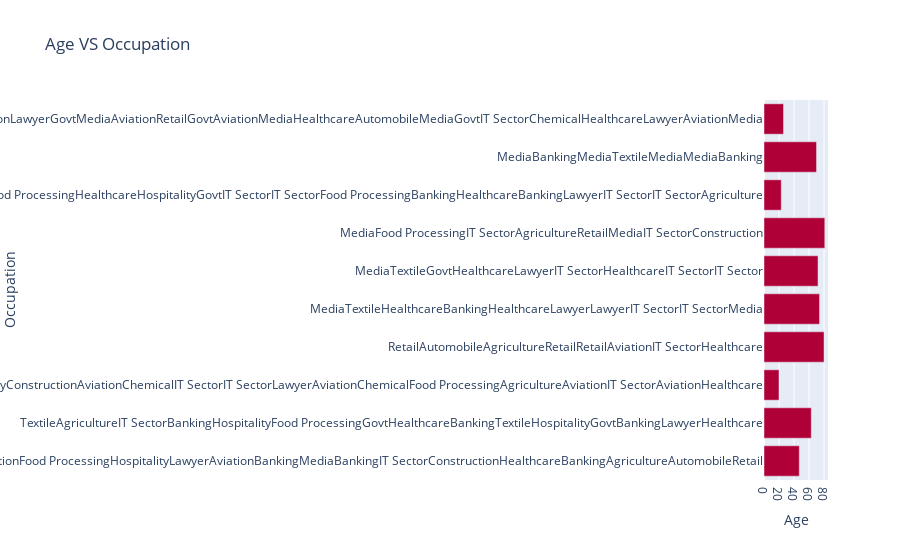

The cell this chart's notebook holds for it:
### Code cell
age_occup = (
    df.groupby("Age")["Occupation"].sum().sort_values(ascending=False).head(10).reset_index())

fig = px.bar(
    age_occup,x="Age",y="Occupation",title="Age VS Occupation",color_discrete_sequence=px.colors.qualitative.Dark24_r)

fig.show()

### Figure 1 — Plotly figure (JSON) as saved in the notebook; plotly's stock layout.template omitted (floating-point values rounded to 4 significant figures)
{"data": [{"hovertemplate": "Age=%{x}<br>Occupation=%{y}<extra></extra>", "legendgroup": "", "marker": {"color": "#AF0038", "pattern": {"shape": ""}}, "name": "", "orientation": "h", "showlegend": false, "textposition": "auto", "type": "bar", "x": [47, 63, 20, 80, 74, 72, 81, 23, 70, 26], "xaxis": "x", "y": ["TextileRetailIT SectorBankingAutomobileHospitalityAviationIT SectorAutomobileAgricultureRetailBankingIT SectorAviationRetailGovtGovtLawyerGovtIT SectorGovtAutomobileIT SectorIT SectorHealthcareLawyerLawyerRetailIT SectorMediaAutomobileConstructionAutomobileAviationChemicalBankingBankingBankingMediaIT SectorGovtRetailHealthcareHealthcareLawyerIT SectorLawyerIT SectorAviationIT SectorHealthcareHospitalityHealthcareAviationBankingAviationHospitalityLawyerAgricultureAgricultureAutomobileMediaAutomobileHospitalityAviationHealthcareGovtAutomobileRetailBankingLawyerConstructionHospitalityHospitalityIT SectorConstructionMediaBankingAutomobileIT SectorChemicalHealthcareHealthcareHospitalityBankingChemicalMediaBankingAutomobileBankingIT SectorIT SectorIT SectorBankingRetailHealthcareRetailIT SectorHospitalityBankingAutomobileAviationChemicalHospitalityHealthcareHospitalityTextileMediaBankingMediaConstructionIT SectorConstructionHospitalityChemicalConstructionIT SectorHospitalityHospitalityAviationIT SectorMediaLawyerAviationAviationBankingHospitalityAviationHealthcareBankingIT SectorAgricultureRetailAviationAviationAutomobileHospitalityHealthcareHealthcareGovtHealthcareAviationRetailBankingAviationIT SectorIT SectorIT SectorRetailIT SectorGovtIT SectorHealthcareRetailLawyerBankingFood ProcessingMediaLawyerAviationLawyerHealthcareIT SectorGovtMediaMediaAviationHealthcareAutomobileIT SectorAviationMediaRetailRetailBankingIT SectorConstructionIT SectorHealthcareIT SectorIT SectorAviationConstructionHealthcareGovtRetailHospitalityLawyerBankingHealthcareHospitalityGovtRetailGovtIT SectorAviationFood ProcessingHospitalityLawyerAviationBankingMediaBankingIT SectorConstructionHealthcareBankingAgricultureAutomobileRetail", "TextileAgricultureIT SectorBankingHospitalityFood ProcessingGovtHealthcareBankingTextileHospitalityGovtBankingLawyerHealthcare", "RetailIT SectorAviationMediaConstructionHealthcareHealthcareAviationHealthcareIT SectorFood ProcessingBankingFood ProcessingHealthcareMediaHealthcareTextileFood ProcessingGovtHealthcareIT SectorLawyerFood ProcessingIT SectorHospitalityFood ProcessingAviationTextileGovtIT SectorGovtIT SectorBankingRetailHealthcareHealthcareHealthcareChemicalIT SectorHospitalityAutomobileBankingAviationHealthcareTextileHospitalityChemicalHealthcareLawyerGovtIT SectorGovtGovtAviationIT SectorGovtHealthcareHospitalityLawyerBankingAviationAviationGovtIT SectorTextileIT SectorBankingAviationAviationHospitalityChemicalHospitalityHealthcareIT SectorHospitalityAgricultureAutomobileIT SectorChemicalRetailBankingBankingRetailAviationBankingAgricultureIT SectorHealthcareGovtHealthcareAgricultureMediaHospitalityAviationAviationGovtGovtMediaBankingBankingAviationRetailTextileTextileAgricultureIT SectorAutomobileChemicalAviationAgricultureHospitalityGovtMediaAutomobileGovtHealthcareMediaIT SectorTextileBankingMediaHospitalityBankingBankingChemicalAviationAviationHealthcareAutomobileGovtAviationAutomobileLawyerLawyerLawyerHospitalityMediaLawyerHospitalityBankingBankingHealthcareTextileHealthcareTextileTextileAutomobileHealthcareIT SectorLawyerAutomobileAutomobileHealthcareConstructionTextileGovtGovtMediaConstructionIT SectorHealthcareHealthcareAviationHealthcareGovtRetailRetailBankingIT SectorHospitalityHealthcareTextileGovtIT SectorAviationHealthcareChemicalHealthcareHealthcareAgricultureAutomobileIT SectorAviationAutomobileAutomobileAgricultureAviationAutomobileRetailRetailIT SectorChemicalGovtGovtAutomobileAgricultureHealthcareAviationBankingGovtAgricultureIT SectorAviationBankingBankingAviationBankingIT SectorAviationIT SectorHealthcareHealthcareHealthcareChemicalFood ProcessingRetailGovtIT SectorAgricultureHealthcareChemicalLawyerAviationRetailHospitalityIT SectorLawyerAviationConstructionRetailAviationAviationLawyerHealthcareBankingAviationTextileHospitalityConstructionAviationChemicalIT SectorIT SectorLawyerAviationChemicalFood ProcessingAgricultureAviationIT SectorAviationHealthcare", "RetailAutomobileAgricultureRetailRetailAviationIT SectorHealthcare", "MediaTextileHealthcareBankingHealthcareLawyerLawyerIT SectorIT SectorMedia", "MediaTextileGovtHealthcareLawyerIT SectorHealthcareIT SectorIT Sector", "MediaFood ProcessingIT SectorAgricultureRetailMediaIT SectorConstruction", "MediaConstructionHospitalityHealthcareBankingBankingHealthcareHealthcareHealthcareHealthcareIT SectorIT SectorChemicalLawyerRetailBankingGovtIT SectorMediaAutomobileGovtAutomobileHealthcareRetailChemicalAviationChemicalRetailAutomobileIT SectorAviationBankingAutomobileChemicalAviationBankingGovtHealthcareIT SectorTextileGovtAviationHealthcareHospitalityAutomobileMediaGovtHospitalityFood ProcessingAviationGovtTextileHealthcareChemicalAutomobileBankingGovtLawyerIT SectorBankingConstructionHospitalityAviationAviationHospitalityBankingAviationTextileIT SectorIT SectorIT SectorGovtChemicalHealthcareIT SectorAutomobileIT SectorHospitalityTextileGovtIT SectorIT SectorAviationRetailGovtAutomobileTextileGovtHospitalityRetailHospitalityChemicalAutomobileAutomobileHealthcareIT SectorHospitalityIT SectorAviationAviationGovtAviationGovtIT SectorAutomobileHealthcareAviationAviationAviationBankingGovtChemicalChemicalBankingChemicalHealthcareHospitalityGovtConstructionBankingHealthcareFood ProcessingHealthcareBankingGovtHealthcareBankingLawyerFood ProcessingAutomobileBankingBankingHealthcareGovtTextileBankingIT SectorAutomobileBankingMediaAviationHealthcareHospitalityHospitalityBankingAviationHealthcareFood ProcessingHealthcareGovtIT SectorHealthcareTextileHealthcareAviationIT SectorIT SectorHospitalityChemicalAutomobileGovtBankingTextileChemicalGovtGovtHealthcareMediaBankingBankingGovtTextileAviationAviationRetailRetailGovtBankingFood ProcessingLawyerIT SectorConstructionLawyerMediaBankingAgricultureMediaHealthcareAgricultureMediaRetailAutomobileLawyerHealthcareConstructionIT SectorAviationGovtAutomobileAviationAviationAgricultureHealthcareAviationHealthcareAviationFood ProcessingIT SectorAviationGovtGovtTextileIT SectorAutomobileIT SectorTextileHealthcareAutomobileConstructionFood ProcessingHealthcareHospitalityGovtIT SectorIT SectorFood ProcessingBankingHealthcareBankingLawyerIT SectorIT SectorAgriculture", "MediaBankingMediaTextileMediaMediaBanking", "MediaAutomobileHospitalityIT SectorBankingRetailChemicalIT SectorChemicalChemicalAviationAviationBankingHospitalityHealthcareMediaConstructionMediaBankingHospitalityIT SectorIT SectorHospitalityFood ProcessingChemicalAutomobileChemicalAviationFood ProcessingChemicalIT SectorMediaMediaGovtHealthcareIT SectorIT SectorHealthcareAviationHealthcareAviationHospitalityBankingBankingAutomobileRetailBankingAviationHealthcareAviationAgricultureRetailFood ProcessingAviationHealthcareHealthcareGovtIT SectorBankingChemicalFood ProcessingGovtConstructionLawyerGovtAviationIT SectorHealthcareRetailHealthcareRetailHealthcareMediaHealthcareGovtAviationAutomobileChemicalGovtBankingAviationHealthcareRetailAviationConstructionAviationIT SectorAviationRetailHealthcareConstructionAviationGovtIT SectorConstructionBankingAviationGovtAutomobileAviationMediaAviationAviationChemicalIT SectorHospitalityConstructionLawyerHospitalityIT SectorTextileGovtGovtIT SectorAviationAviationHealthcareLawyerAutomobileRetailAviationHealthcareGovtAutomobileHealthcareHospitalityIT SectorIT SectorIT SectorConstructionChemicalAviationGovtTextileAviationMediaIT SectorAviationIT SectorIT SectorHealthcareHealthcareAutomobileGovtIT SectorGovtAgricultureTextileFood ProcessingMediaAutomobileGovtAviationGovtBankingAviationGovtAutomobileHealthcareMediaLawyerBankingGovtGovtGovtHospitalityAgricultureGovtGovtMediaAutomobileTextileAviationConstructionHealthcareHealthcareFood ProcessingGovtIT SectorMediaAutomobileAutomobileIT SectorIT SectorLawyerHealthcareGovtHospitalityMediaLawyerAviationGovtHealthcareHealthcareBankingAviationConstructionFood ProcessingChemicalHospitalityFood ProcessingIT SectorLawyerHealthcareIT SectorTextileHospitalityFood ProcessingFood ProcessingIT SectorBankingHealthcareAviationLawyerHealthcareBankingIT SectorIT SectorBankingAutomobileHealthcareAutomobileAutomobileAviationLawyerHospitalityBankingHospitalityGovtIT SectorChemicalLawyerChemicalBankingHealthcareLawyerBankingChemicalGovtGovtIT SectorHealthcareHospitalityHealthcareChemicalHealthcareHealthcareRetailGovtIT SectorAviationHealthcareLawyerFood ProcessingHealthcareAviationMediaLawyerIT SectorAviationBankingAutomobileMediaAviationMediaHealthcareFood ProcessingIT SectorFood ProcessingAviationHealthcareIT SectorConstructionAviationAviationHospitalityMediaMediaIT SectorFood ProcessingHospitalityBankingBankingBankingHospitalityBankingMediaBankingRetailGovtIT SectorHealthcareBankingGovtAviationIT SectorFood ProcessingBankingIT SectorHealthcareBankingAutomobileAviationAviationHealthcareHospitalityFood ProcessingHospitalityGovtAgricultureBankingHealthcareAviationChemicalAutomobileHospitalityBankingChemicalChemicalConstructionRetailFood ProcessingRetailAutomobileChemicalMediaHealthcareLawyerAviationGovtGovtChemicalGovtLawyerIT SectorRetailAviationMediaIT SectorHealthcareMediaIT SectorMediaChemicalConstructionLawyerIT SectorIT SectorAgricultureHealthcareGovtHealthcareAviationFood ProcessingHealthcareFood ProcessingIT SectorAviationTextileHealthcareIT SectorConstructionAviationRetailGovtGovtGovtAutomobileRetailRetailAutomobileMediaHealthcareBankingRetailIT SectorAviationRetailHospitalityTextileHealthcareIT SectorTextileBankingHealthcareHealthcareLawyerGovtIT SectorBankingConstructionHealthcareIT SectorHospitalityAutomobileHealthcareAutomobileChemicalIT SectorLawyerHealthcareAviationGovtTextileFood ProcessingConstructionHospitalityHealthcareLawyerIT SectorHospitalityHospitalityIT SectorAviationAviationIT SectorGovtIT SectorAviationIT SectorAgricultureMediaLawyerHospitalityRetailAviationAutomobileAviationAutomobileRetailMediaMediaMediaTextileAviationHealthcareMediaFood ProcessingIT SectorIT SectorGovtHealthcareHealthcareHealthcareRetailIT SectorAviationIT SectorGovtHospitalityAgricultureMediaBankingIT SectorLawyerConstructionAviationAviationConstructionIT SectorIT SectorBankingTextileTextileFood ProcessingIT SectorHospitalityHospitalityAutomobileHospitalityAviationMediaRetailAgricultureAviationAviationLawyerGovtMediaAviationRetailGovtAviationMediaHealthcareAutomobileMediaGovtIT SectorChemicalHealthcareLawyerAviationMedia"], "yaxis": "y"}], "layout": {"barmode": "relative", "legend": {"tracegroupgap": 0}, "title": {"text": "Age VS Occupation"}, "xaxis": {"anchor": "y", "domain": [0, 1], "title": {"text": "Age"}}, "yaxis": {"anchor": "x", "domain": [0, 1], "title": {"text": "Occupation"}}}}
